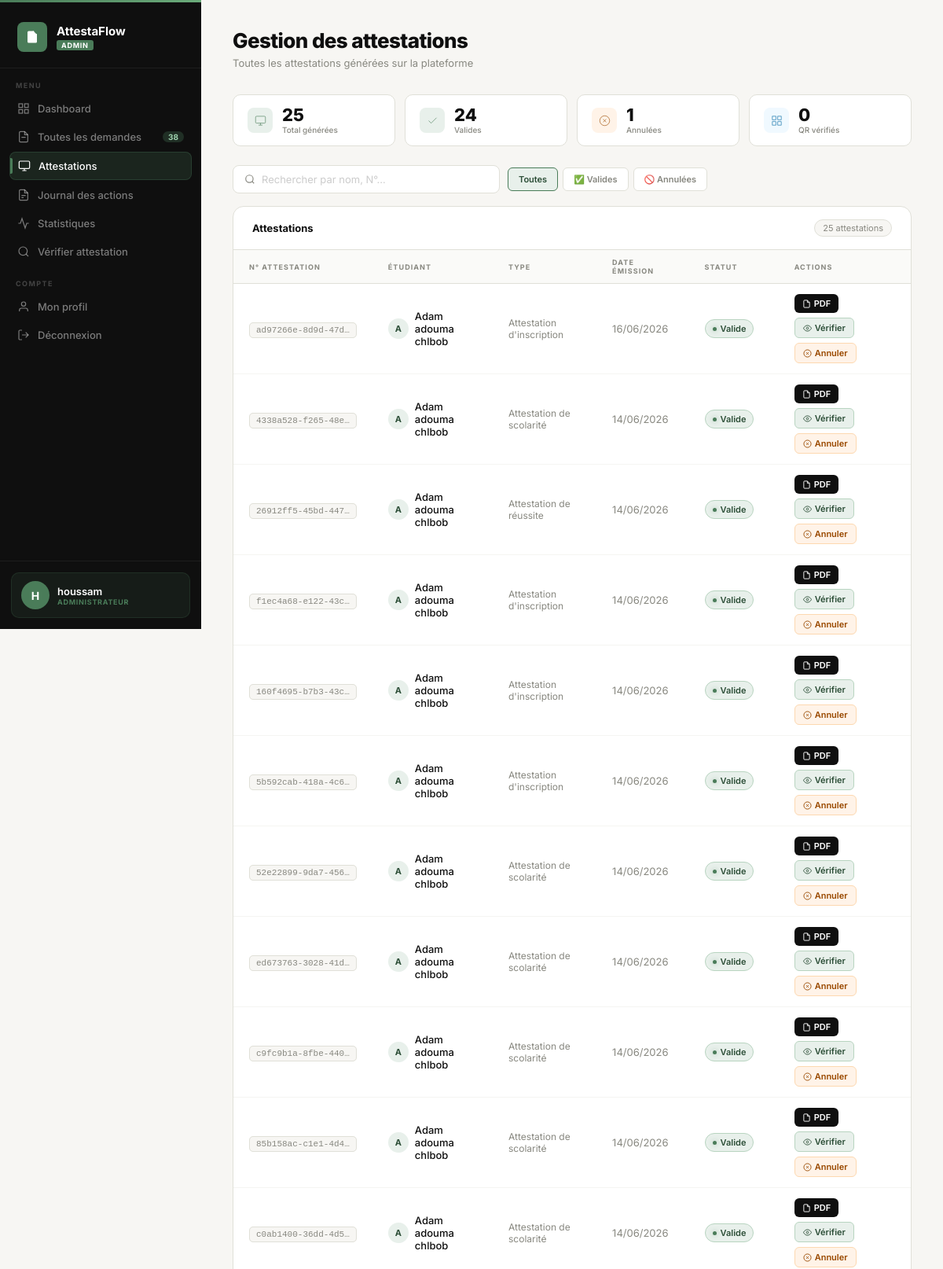
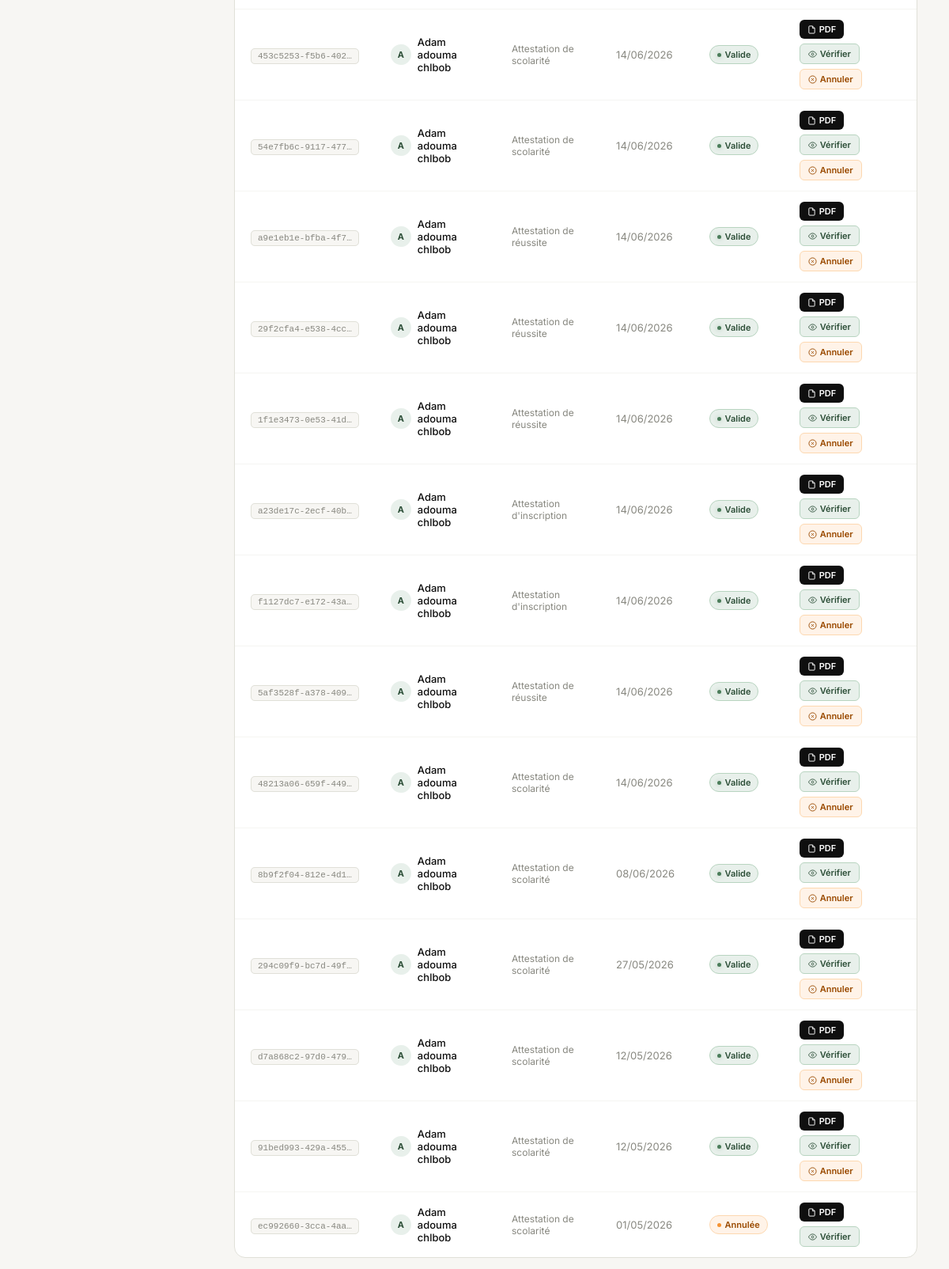
Screenshot of /admin-attestations/ (signed in) with the database file from the repository (2 pictures, top to bottom).
### gestion/models.py (models this page shows, shortened)
class Attestation(models.Model):
    STATUT_CHOICES = [('valide','Valide'),('annulee','Annulée')]
    demande = models.OneToOneField(Demande, on_delete=models.CASCADE)
    numero = models.UUIDField(default=uuid.uuid4, unique=True)
    date_emission = models.DateField(auto_now_add=True, null=True, blank=True)
    qr_code = models.ImageField(upload_to='qrcodes/', blank=True)
    pdf = models.FileField(upload_to='attestations/', blank=True)
    statut = models.CharField(max_length=20, choices=STATUT_CHOICES, default='valide')

class Demande(models.Model):
    STATUT_CHOICES = [('en attente','En attente'),('acceptée','Acceptée'),('refusée','Refusée')]
    type_document = models.CharField(max_length=100, default='Attestation de scolarité')
    statut = models.CharField(max_length=20, choices=STATUT_CHOICES, default='en attente')
    date_soumission = models.DateTimeField(auto_now_add=True)
    utilisateur = models.ForeignKey(Utilisateur, on_delete=models.CASCADE)
    cin = models.CharField(max_length=20, blank=True, default='')
    date_naissance = models.CharField(max_length=20, blank=True, default='')
    lieu_naissance = models.CharField(max_length=100, blank=True, default='')
    filiere = models.CharField(max_length=100, blank=True, default='')
    niveau = models.CharField(max_length=50, blank=True, default='')
    annee_universitaire = models.CharField(max_length=20, blank=True, default='')
    matricule = models.CharField(max_length=50, blank=True, default='')
    motif_refus = models.CharField(max_length=500, blank=True, null=True)

class Utilisateur(models.Model):
    ROLE_CHOICES = [('beneficiaire','Bénéficiaire'),('agent','Agent Administratif'),('admin','Administrateur')]
    user = models.OneToOneField(User, on_delete=models.CASCADE)
    nom = models.CharField(max_length=100)
    email = models.EmailField()
    mot_de_passe = models.CharField(max_length=255)
    role = models.CharField(max_length=20, choices=ROLE_CHOICES, default='beneficiaire')

### gestion/views.py (the view)
# urls.py: path('admin-attestations/', views.admin_attestations),
def admin_attestations(request):
    if not request.user.is_authenticated:
        return redirect('/login/')
    try:
        u = Utilisateur.objects.get(user=request.user)
        if u.role not in ['agent', 'admin']:
            return redirect('/dashboard/')
    except:
        return redirect('/login/')
    attestations = Attestation.objects.all().order_by('-date_emission')
    return render(request, 'admin_attestations.html', {
        'user': request.user, 'role': u.role,
        'attestations': attestations,
        'total_attestations': attestations.count(),
        'att_valides': attestations.filter(statut='valide').count(),
        'att_annulees': attestations.filter(statut='annulee').count(),
        'att_qr_scans': 0,
        'demandes_count': Demande.objects.count(),
    })

### gestion/templates/admin_attestations.html (shortened to what this page needs)
<!DOCTYPE html>
<html lang="fr">
<head>
</head>
<body>
<div class="sidebar">
  <div class="brand">
    <div class="brand-sq"><svg viewBox="0 0 24 24"><path d="M14 2H6a2 2 0 0 0-2 2v16a2 2 0 0 0 2 2h12a2 2 0 0 0 2-2V8z"/><polyline points="14 2 14 8 20 8" style="fill:none;stroke:white;stroke-width:2"/></svg></div>
    <div><div class="brand-name">AttestaFlow</div><div class="brand-badge">Admin</div></div>
  </div>
  <div class="nav">
  <div class="nav-lbl">Menu</div>
  <a href="/dashboard/" class="nav-item {% if request.path == '/dashboard/' %}active{% endif %}">
    <svg viewBox="0 0 24 24"><rect x="3" y="3" width="7" height="7"/><rect x="14" y="3" width="7" height="7"/><rect x="3" y="14" width="7" height="7"/><rect x="14" y="14" width="7" height="7"/></svg>Dashboard
  </a>
  {% if role == 'agent' %}
    <a href="/liste/" class="nav-item {% if request.path == '/liste/' %}active{% endif %}">
      <svg viewBox="0 0 24 24"><path d="M14 2H6a2 2 0 0 0-2 2v16a2 2 0 0 0 2 2h12a2 2 0 0 0 2-2V8z"/><polyline points="14 2 14 8 20 8"/><line x1="16" y1="13" x2="8" y2="13"/></svg>Toutes les demandes
      <span class="nav-badge">{{ demandes_count }}</span>
    </a>
    <a href="/admin-attestations/" class="nav-item {% if request.path == '/admin-attestations/' %}active{% endif %}">
      <svg viewBox="0 0 24 24"><rect x="2" y="3" width="20" height="14" rx="2"/><path d="M8 21h8M12 17v4"/></svg>Attestations
    </a>
    <a href="/journal/" class="nav-item {% if request.path == '/journal/' %}active{% endif %}">
      <svg viewBox="0 0 24 24"><path d="M14 2H6a2 2 0 0 0-2 2v16a2 2 0 0 0 2 2h12a2 2 0 0 0 2-2V8z"/><polyline points="14 2 14 8 20 8"/><line x1="8" y1="13" x2="16" y2="13"/><line x1="8" y1="17" x2="12" y2="17"/></svg>Journal des actions
    </a>
    <a href="/admin-stats/" class="nav-item {% if request.path == '/admin-stats/' %}active{% endif %}">
      <svg viewBox="0 0 24 24"><polyline points="22 12 18 12 15 21 9 3 6 12 2 12"/></svg>Statistiques
    </a>
    <a href="/verifier-page/" class="nav-item {% if request.path == '/verifier-page/' %}active{% endif %}">
      <svg viewBox="0 0 24 24"><circle cx="11" cy="11" r="8"/><line x1="21" y1="21" x2="16.65" y2="16.65"/></svg>Vérifier attestation
    </a>
  {% endif %}
  <div class="nav-lbl">Compte</div>
  <a href="/profil/" class="nav-item {% if request.path == '/profil/' %}active{% endif %}">
    <svg viewBox="0 0 24 24"><path d="M20 21v-2a4 4 0 0 0-4-4H8a4 4 0 0 0-4 4v2"/><circle cx="12" cy="7" r="4"/></svg>Mon profil
  </a>
  <a href="/logout/" class="nav-item">
    <svg viewBox="0 0 24 24"><path d="M9 21H5a2 2 0 0 1-2-2V5a2 2 0 0 1 2-2h4"/><polyline points="16 17 21 12 16 7"/><line x1="21" y1="12" x2="9" y2="12"/></svg>Déconnexion
  </a>
</div>
  <div class="sidebar-foot">
    <div class="admin-card">
      <div class="admin-avatar">{{ user.username|first|upper }}</div>
      <div><div class="admin-name">{{ user.username }}</div><div class="admin-role">Administrateur</div></div>
    </div>
  </div>
</div>
<div class="main">
  <div class="topbar">
    <div class="page-title">Gestion des attestations</div>
    <div class="page-sub">Toutes les attestations générées sur la plateforme</div>
  </div>
  <div class="qstats">
    <div class="qs">
      <div class="qs-ico" style="background:var(--sl);color:var(--s)"><svg viewBox="0 0 24 24"><rect x="2" y="3" width="20" height="14" rx="2"/><path d="M8 21h8M12 17v4"/></svg></div>
      <div><div class="qs-val">{{ total_attestations }}</div><div class="qs-lbl">Total générées</div></div>
    </div>
    <div class="qs">
      <div class="qs-ico" style="background:var(--sl);color:var(--s)"><svg viewBox="0 0 24 24"><polyline points="20 6 9 17 4 12"/></svg></div>
      <div><div class="qs-val">{{ att_valides }}</div><div class="qs-lbl">Valides</div></div>
    </div>
    <div class="qs">
      <div class="qs-ico" style="background:#fff3e8;color:#9a4a00"><svg viewBox="0 0 24 24"><circle cx="12" cy="12" r="10"/><line x1="15" y1="9" x2="9" y2="15"/><line x1="9" y1="9" x2="15" y2="15"/></svg></div>
      <div><div class="qs-val">{{ att_annulees }}</div><div class="qs-lbl">Annulées</div></div>
    </div>
    <div class="qs">
      <div class="qs-ico" style="background:#f0f9ff;color:#0369a1"><svg viewBox="0 0 24 24"><rect x="3" y="3" width="7" height="7"/><rect x="14" y="3" width="7" height="7"/><rect x="3" y="14" width="7" height="7"/><rect x="14" y="14" width="7" height="7"/></svg></div>
      <div><div class="qs-val">{{ att_qr_scans }}</div><div class="qs-lbl">QR vérifiés</div></div>
    </div>
  </div>
  <div class="toolbar">
    <div class="search-wrap">
      <svg viewBox="0 0 24 24" stroke-width="2"><circle cx="11" cy="11" r="8"/><line x1="21" y1="21" x2="16.65" y2="16.65"/></svg>
      <input type="text" id="attSearch" placeholder="Rechercher par nom, N°...">
    </div>
    <div class="filters">
      <button class="ftag f-all" data-f="all" onclick="filterAtt(this)">Toutes</button>
      <button class="ftag" data-f="valide" onclick="filterAtt(this)">✅ Valides</button>
      <button class="ftag" data-f="annulee" onclick="filterAtt(this)">🚫 Annulées</button>
    </div>
  </div>
  <div class="card">
    <div class="card-head">
      <div class="card-title">Attestations</div>
      <div class="card-count" id="attCount">{{ attestations|length }} attestations</div>
    </div>
    {% if attestations %}
    <table id="attTable">
      <thead>
        <tr>
          <th>N° Attestation</th>
          <th>Étudiant</th>
          <th>Type</th>
          <th>Date émission</th>
          <th>Statut</th>
          <th>Actions</th>
        </tr>
      </thead>
      <tbody>
        {% for a in attestations %}
        <tr data-statut="{{ a.statut }}">
          <td>
            <span class="num-code" onclick="copyNum('{{ a.numero }}')" title="Cliquer pour copier">
              {{ a.numero|truncatechars:18 }}
            </span>
          </td>
          <td>
            <div class="user-mini">
              <div class="um-av">{{ a.demande.utilisateur.nom|first|upper }}</div>
              <span style="font-size:13px;font-weight:500;color:var(--ink)">{{ a.demande.utilisateur.nom }}</span>
            </div>
          </td>
          <td style="font-size:12px;color:var(--muted)">{{ a.demande.type_document }}</td>
          <td style="color:var(--muted)">{{ a.date_emission|date:"d/m/Y"|default:"—" }}</td>
          <td>
            {% if a.statut == 'valide' %}
              <span class="badge b-v"><span class="bdot"></span>Valide</span>
            {% else %}
              <span class="badge b-ann"><span class="bdot"></span>Annulée</span>
            {% endif %}
          </td>
          <td>
            <div class="actions">
              <a href="/attestation/{{ a.demande.id }}/pdf/" class="btn-sm btn-pdf">
                <svg viewBox="0 0 24 24" stroke-width="2"><path d="M14 2H6a2 2 0 0 0-2 2v16a2 2 0 0 0 2 2h12a2 2 0 0 0 2-2V8z"/><polyline points="14 2 14 8 20 8"/></svg>PDF
              </a>
             <a href="/verifier-page/?numero={{ a.numero }}" class="btn-sm btn-verify">
                <svg viewBox="0 0 24 24" stroke-width="2"><path d="M1 12s4-8 11-8 11 8 11 8-4 8-11 8-11-8-11-8z"/><circle cx="12" cy="12" r="3"/></svg>Vérifier
              </a>
              {% if a.statut == 'valide' %}
              <button class="btn-sm btn-ann" onclick="openAnn('{{ a.demande.id }}')">
                <svg viewBox="0 0 24 24" stroke-width="2"><circle cx="12" cy="12" r="10"/><line x1="15" y1="9" x2="9" y2="15"/><line x1="9" y1="9" x2="15" y2="15"/></svg>Annuler
              </button>
              {% endif %}
            </div>
          </td>
        </tr>
        {% endfor %}
      </tbody>
    </table>
    {% endif %}
  </div>
</div>
</body>
</html>

### rows the page displays
Attestation: numero "ad97266e-8d9d-47d…", demande.utilisateur.nom|first "A", demande.utilisateur.nom "Adam adouma chlbob", demande.type_document "Attestation d'inscription", date_emission "16/06/2026", statut "valide" (drawn)
Attestation: numero "4338a528-f265-48e…", demande.utilisateur.nom|first "A", demande.utilisateur.nom "Adam adouma chlbob", demande.type_document "Attestation de scolarité", date_emission "14/06/2026", statut "valide" (drawn)
Attestation: numero "26912ff5-45bd-447…", demande.utilisateur.nom|first "A", demande.utilisateur.nom "Adam adouma chlbob", demande.type_document "Attestation de réussite", date_emission "14/06/2026", statut "valide" (drawn)
Attestation: numero "f1ec4a68-e122-43c…", demande.utilisateur.nom|first "A", demande.utilisateur.nom "Adam adouma chlbob", demande.type_document "Attestation d'inscription", date_emission "14/06/2026", statut "valide" (drawn)
Attestation: numero "160f4695-b7b3-43c…", demande.utilisateur.nom|first "A", demande.utilisateur.nom "Adam adouma chlbob", demande.type_document "Attestation d'inscription", date_emission "14/06/2026", statut "valide" (drawn)
Attestation: numero "5b592cab-418a-4c6…", demande.utilisateur.nom|first "A", demande.utilisateur.nom "Adam adouma chlbob", demande.type_document "Attestation d'inscription", date_emission "14/06/2026", statut "valide" (drawn)
Attestation: numero "52e22899-9da7-456…", demande.utilisateur.nom|first "A", demande.utilisateur.nom "Adam adouma chlbob", demande.type_document "Attestation de scolarité", date_emission "14/06/2026", statut "valide" (drawn)
Attestation: numero "ed673763-3028-41d…", demande.utilisateur.nom|first "A", demande.utilisateur.nom "Adam adouma chlbob", demande.type_document "Attestation de scolarité", date_emission "14/06/2026", statut "valide" (drawn)
Attestation: numero "c9fc9b1a-8fbe-440…", demande.utilisateur.nom|first "A", demande.utilisateur.nom "Adam adouma chlbob", demande.type_document "Attestation de scolarité", date_emission "14/06/2026", statut "valide" (drawn)
Attestation: numero "85b158ac-c1e1-4d4…", demande.utilisateur.nom|first "A", demande.utilisateur.nom "Adam adouma chlbob", demande.type_document "Attestation de scolarité", date_emission "14/06/2026", statut "valide" (drawn)
Attestation: numero "c0ab1400-36dd-4d5…", demande.utilisateur.nom|first "A", demande.utilisateur.nom "Adam adouma chlbob", demande.type_document "Attestation de scolarité", date_emission "14/06/2026", statut "valide" (drawn)
Attestation: numero "453c5253-f5b6-402…", demande.utilisateur.nom|first "A", demande.utilisateur.nom "Adam adouma chlbob", demande.type_document "Attestation de scolarité", date_emission "14/06/2026", statut "valide" (drawn)
Attestation: numero "54e7fb6c-9117-477…", demande.utilisateur.nom|first "A", demande.utilisateur.nom "Adam adouma chlbob", demande.type_document "Attestation de scolarité", date_emission "14/06/2026", statut "valide" (drawn)
Attestation: numero "a9e1eb1e-bfba-4f7…", demande.utilisateur.nom|first "A", demande.utilisateur.nom "Adam adouma chlbob", demande.type_document "Attestation de réussite", date_emission "14/06/2026", statut "valide" (drawn)
Attestation: numero "29f2cfa4-e538-4cc…", demande.utilisateur.nom|first "A", demande.utilisateur.nom "Adam adouma chlbob", demande.type_document "Attestation de réussite", date_emission "14/06/2026", statut "valide" (drawn)
Attestation: numero "1f1e3473-0e53-41d…", demande.utilisateur.nom|first "A", demande.utilisateur.nom "Adam adouma chlbob", demande.type_document "Attestation de réussite", date_emission "14/06/2026", statut "valide" (drawn)
Attestation: numero "a23de17c-2ecf-40b…", demande.utilisateur.nom|first "A", demande.utilisateur.nom "Adam adouma chlbob", demande.type_document "Attestation d'inscription", date_emission "14/06/2026", statut "valide" (drawn)
Attestation: numero "f1127dc7-e172-43a…", demande.utilisateur.nom|first "A", demande.utilisateur.nom "Adam adouma chlbob", demande.type_document "Attestation d'inscription", date_emission "14/06/2026", statut "valide" (drawn)
Attestation: numero "5af3528f-a378-409…", demande.utilisateur.nom|first "A", demande.utilisateur.nom "Adam adouma chlbob", demande.type_document "Attestation de réussite", date_emission "14/06/2026", statut "valide" (drawn)
Attestation: numero "48213a06-659f-449…", demande.utilisateur.nom|first "A", demande.utilisateur.nom "Adam adouma chlbob", demande.type_document "Attestation de scolarité", date_emission "14/06/2026", statut "valide" (drawn)
Attestation: numero "8b9f2f04-812e-4d1…", demande.utilisateur.nom|first "A", demande.utilisateur.nom "Adam adouma chlbob", demande.type_document "Attestation de scolarité", date_emission "08/06/2026", statut "valide" (drawn)
Attestation: numero "294c09f9-bc7d-49f…", demande.utilisateur.nom|first "A", demande.utilisateur.nom "Adam adouma chlbob", demande.type_document "Attestation de scolarité", date_emission "27/05/2026", statut "valide" (drawn)
Attestation: numero "d7a868c2-97d0-479…", demande.utilisateur.nom|first "A", demande.utilisateur.nom "Adam adouma chlbob", demande.type_document "Attestation de scolarité", date_emission "12/05/2026", statut "valide" (drawn)
Attestation: numero "91bed993-429a-455…", demande.utilisateur.nom|first "A", demande.utilisateur.nom "Adam adouma chlbob", demande.type_document "Attestation de scolarité", date_emission "12/05/2026", statut "valide" (drawn)
Attestation: numero "ec992660-3cca-4aa…", demande.utilisateur.nom|first "A", demande.utilisateur.nom "Adam adouma chlbob", demande.type_document "Attestation de scolarité", date_emission "01/05/2026", statut "annulee" (drawn)

### other values shown
{{ demandes_count }} "38"
{{ user.username|first|upper }} "H"
{{ user.username }} "houssam"
{{ total_attestations }} "25"
{{ att_valides }} "24"
{{ att_annulees }} "1"
{{ att_qr_scans }} "0"
{{ attestations|length }} "25"
